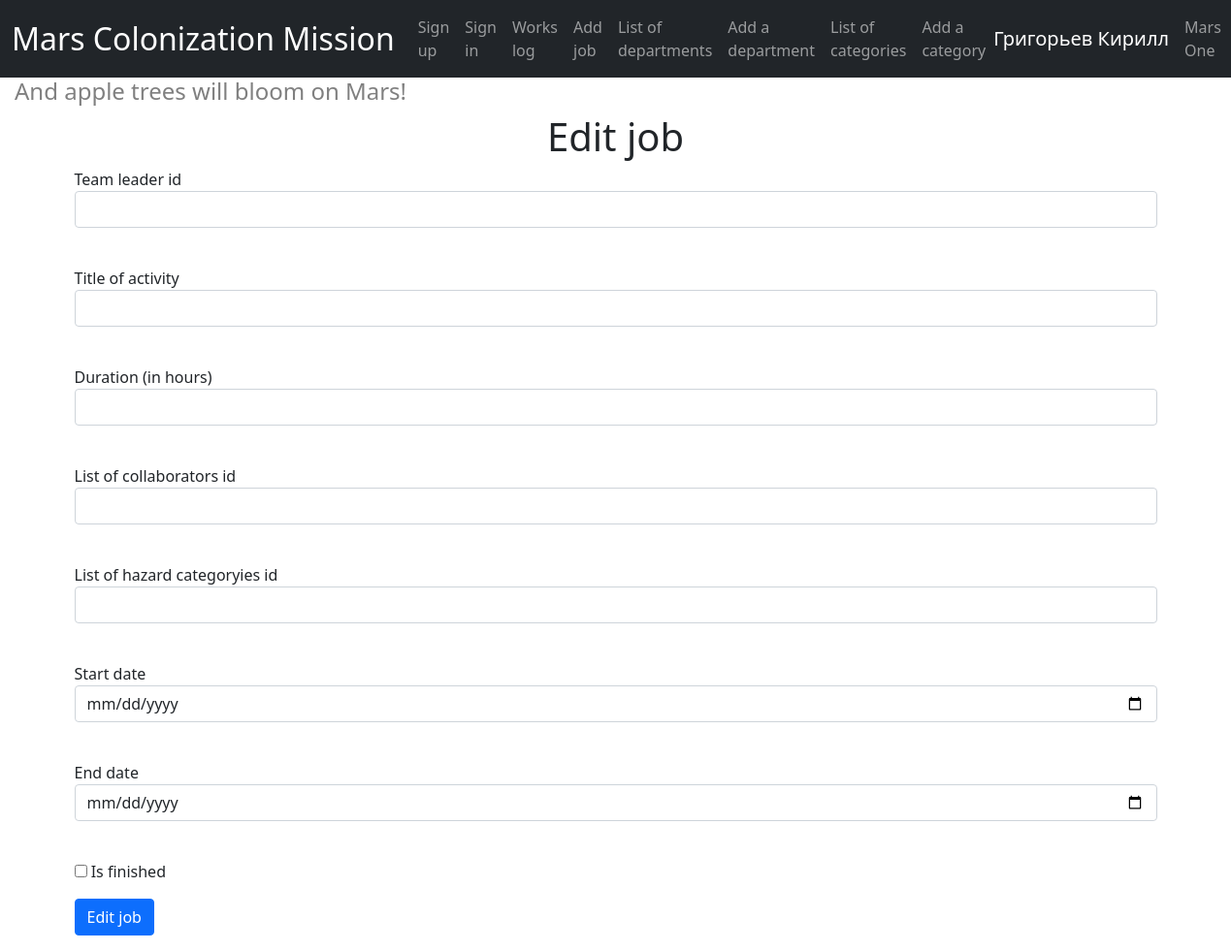
The page /edit_job/1 (signed in) on the database as committed earlier.
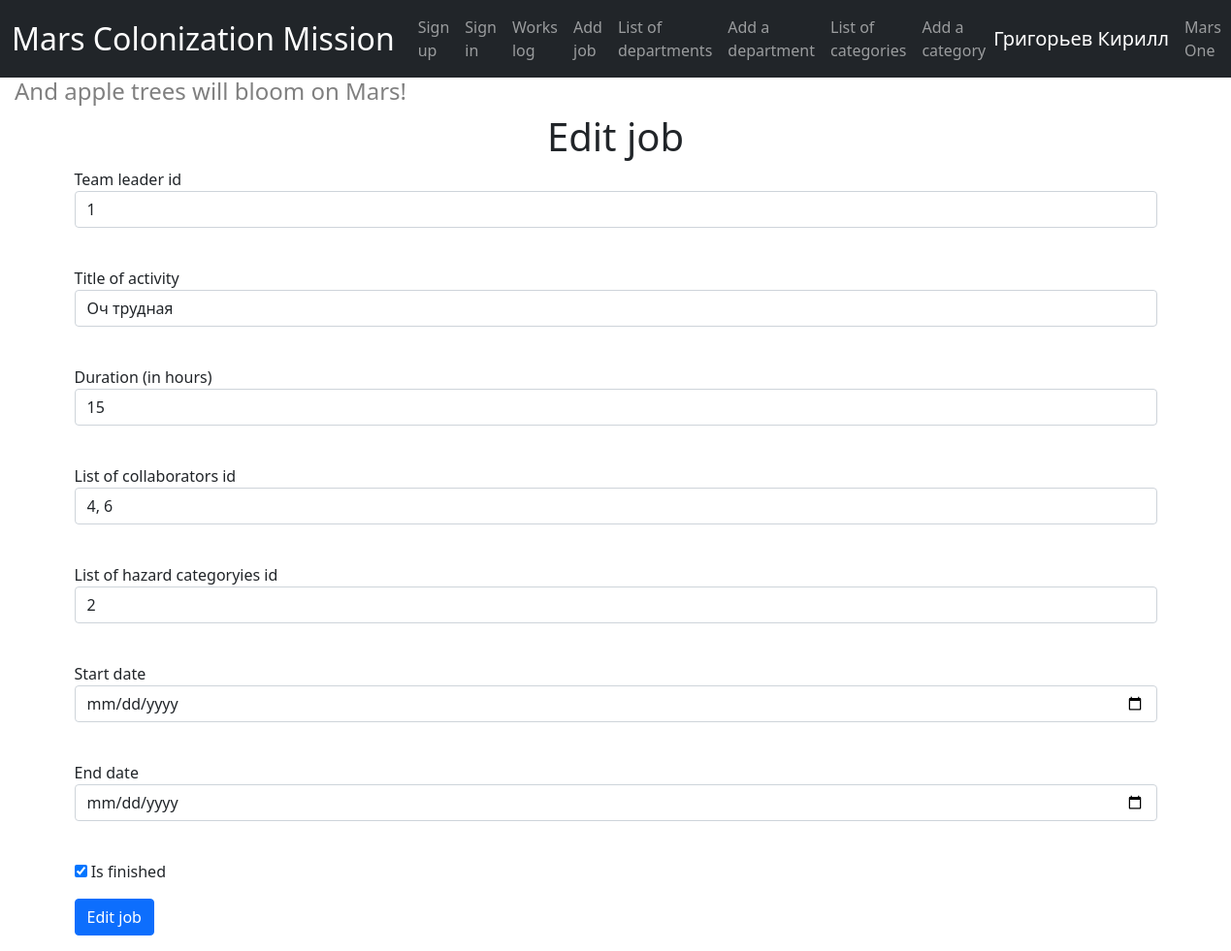
The same page on the database as committed later.
### data/jobs.py (models this page shows)
class Job(SqlAlchemyBase, SerializerMixin):
    __tablename__ = 'jobs'
    id = sqlalchemy.Column(sqlalchemy.Integer, primary_key=True, autoincrement=True)
    team_leader = sqlalchemy.Column(sqlalchemy.Integer, sqlalchemy.ForeignKey("users.id"), nullable=False)
    job = sqlalchemy.Column(sqlalchemy.String, nullable=False)
    work_size = sqlalchemy.Column(sqlalchemy.Integer, nullable=False)
    collaborators = sqlalchemy.Column(sqlalchemy.String, nullable=False)
    start_date = sqlalchemy.Column(sqlalchemy.Date, default=date(1, 1, 1))
    end_date = sqlalchemy.Column(sqlalchemy.Date, default=date(1, 1, 1))
    is_finished = sqlalchemy.Column(sqlalchemy.Boolean, nullable=False)
    user = orm.relation('User')
    categories = orm.relation("Category", secondary="jobs_to_categories", backref="jobs")

### app.py (the view, shortened to what this page needs)
@app.route('/edit_job/<int:id>', methods=['GET', 'POST'])
@login_required
def edit_job(id):
    form = EditJob()
    job = db_sess.query(Job).get(id)
    if request.method == "GET":
        if job:
            form.team_leader.data = job.team_leader
            form.job.data = job.job
            form.work_size.data = job.work_size
            form.collaborators.data = job.collaborators
            form.start_date.data = job.start_date
            form.end_date.data = job.end_date
            form.is_finished.data = job.is_finished
            form.categories.data = ", ".join([str(category.id) for category in job.categories])
    return render_template('edit_job.html', title='Editing job', form=form)

### forms/edit_job.py
class EditJob(FlaskForm):
    team_leader = IntegerField('Team leader id', validators=[DataRequired(), NumberRange(min=1)])
    job = StringField('Title of activity', validators=[DataRequired()])
    work_size = IntegerField('Duration (in hours)', validators=[DataRequired(), NumberRange(min=1)])
    collaborators = StringField('List of collaborators id', validators=[DataRequired()])
    categories = StringField('List of hazard categoryies id', validators=[DataRequired()])
    start_date = DateField('Start date')
    end_date = DateField('End date')
    is_finished = BooleanField('Is finished')
    submit = SubmitField('Edit job')

### app.py (called while the page is built)
@login_manager.user_loader
def load_user(user_id):
    return db_sess.query(User).get(user_id)

### templates/edit_job.html (shortened to what this page needs)
{% extends "base.html" %} {% block content %}
    <div class="container">
        <h1>Edit job</h1>
        <form method="post">
            <p>
                {{ form.team_leader.label }}<br>
                {{ form.team_leader(class="form-control") }}<br>
            </p>
            <p>
                {{ form.job.label }}<br>
                {{ form.job(class="form-control") }}<br>
            </p>
            <p>
                {{ form.work_size.label }}<br>
                {{ form.work_size(class="form-control") }}<br>
            </p>
            <p>
                {{ form.collaborators.label }}<br>
                {{ form.collaborators(class="form-control") }}<br>
            </p>
            <p>
                {{ form.categories.label }}<br>
                {{ form.categories(class="form-control") }}<br>
            </p>
            <p>
                {{ form.start_date.label }}<br>
                {{ form.start_date(class="form-control") }}<br>
            </p>
            <p>
                {{ form.end_date.label }}<br>
                {{ form.end_date(class="form-control") }}<br>
            </p>
            <p>{{ form.is_finished() }} {{ form.is_finished.label }}</p>
            <p>{{ form.submit(type="submit", class="btn btn-primary") }}</p>
        </form>
    </div>
{% endblock %}

Rows that differ between the two databases and show on the page:
added Job: team_leader "1", job "Оч трудная", work_size "15", collaborators "4, 6", is_finished "☑"
Other text that changed with them:
form field categories: (not shown) → "2"
form field is_finished: "☐" → (not shown)
